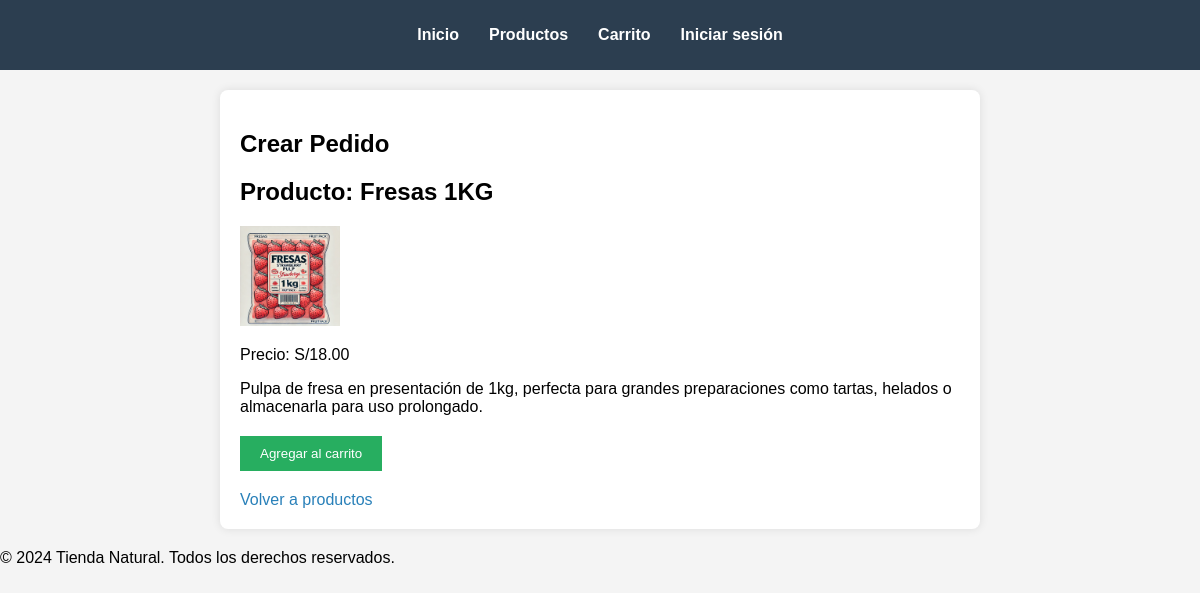
/crear_pedido/1/ (signed in), run on the app's committed database.
### pp2/models.py (models this page shows, shortened)
class Producto(models.Model):
    nombre = models.CharField(max_length=100)
    descripcion = models.TextField()
    precio = models.DecimalField(max_digits=10, decimal_places=2)
    stock = models.IntegerField()
    imagen = models.ImageField(upload_to='productos/', blank=True, null=True)
    disponible = models.BooleanField(default=True)
    categoria = models.ForeignKey(Categoria, on_delete=models.CASCADE)

### pp2/views.py (the view)
# urls.py: path('crear_pedido/<int:producto_id>/', views.crear_pedido, name='crear_pedido'),
@login_required
def crear_pedido(request, producto_id):
    producto = get_object_or_404(Producto, id=producto_id)
    if request.method == 'POST':
        cantidad = int(request.POST.get('cantidad', 1))
        carrito = request.session.get('carrito', [])
        producto_encontrado = False
        for item in carrito:
            if item['producto_id'] == producto.id:
                item['cantidad'] += cantidad
                producto_encontrado = True
                break
        if not producto_encontrado:
            carrito.append({
                'producto_id': producto.id,
                'nombre': producto.nombre,
                'precio': float(producto.precio),
                'cantidad': cantidad
            })
        request.session['carrito'] = carrito
        request.session.modified = True
        return redirect('ver_carrito')
    else:
        return render(request, 'crear_pedido.html', {'producto': producto})

### pp2/templates/crear_pedido.html (shortened to what this page needs)
{% load static %}
<!DOCTYPE html>
<html lang="es">
<head>
    <link rel="stylesheet" href="{% static 'css/crear_pedido.css' %}">
</head>
<body>
    <header>
        <nav>
            <ul>
                <li><a href="{% url 'inicio' %}">Inicio</a></li>
                <li><a href="{% url 'productos' %}">Productos</a></li>
                <li><a href="{% url 'ver_carrito' %}">Carrito</a></li>
                <li><a href="{% url 'login' %}">Iniciar sesión</a></li>
            </ul>
        </nav>
    </header>
    <main>
        <section class="pedido-section">
            <h1>Crear Pedido</h1>
            <h2>Producto: {{ producto.nombre }}</h2>
            <img src="{{ producto.imagen.url }}" alt="{{ producto.nombre }}" class="producto-img">
            <p>Precio: S/{{ producto.precio }}</p>
            <p>{{ producto.descripcion }}</p>
            <form method="POST">
                <button type="submit" class="btn">Agregar al carrito</button>
            </form>
            <a href="{% url 'productos' %}" class="btn-volver">Volver a productos</a>
        </section>
    </main>
    <footer>
        <p>&copy; 2024 Tienda Natural. Todos los derechos reservados.</p>
    </footer>
</body>
</html>

### pp2/static/css/crear_pedido.css (style rules this page uses)
body { font-family: Arial, sans-serif; background-color: #f4f4f4; margin: 0; padding: 0; }
header { background-color: #2c3e50; color: white; padding: 10px 0; }
header nav ul { list-style: none; display: flex; justify-content: center; padding: 0; }
header nav ul li { margin: 0 15px; }
header nav ul li a { color: white; text-decoration: none; font-weight: bold; }
.pedido-section { background-color: white; padding: 20px; margin: 20px auto; width: 60%; border-radius: 8px; box-shadow: 0 0 10px rgba(0, 0, 0, 0.1); }
.producto-img { width: 100px; height: auto; }
form { margin-top: 20px; }
form .btn { background-color: #27ae60; color: white; padding: 10px 20px; border: none; cursor: pointer; }
.btn-volver { display: inline-block; margin-top: 20px; color: #2980b9; text-decoration: none; }

### data on the page
Producto: nombre "Fresas 1KG", imagen (picture), precio "18.00", descripcion "Pulpa de fresa en presentación de 1kg, perfecta para grandes preparaciones como tartas, helados o almacenarla para uso prolongado."
